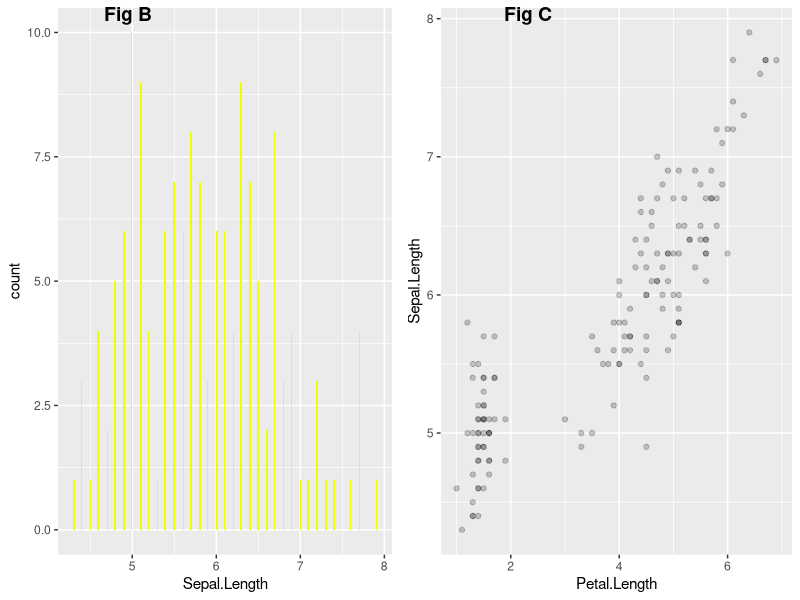
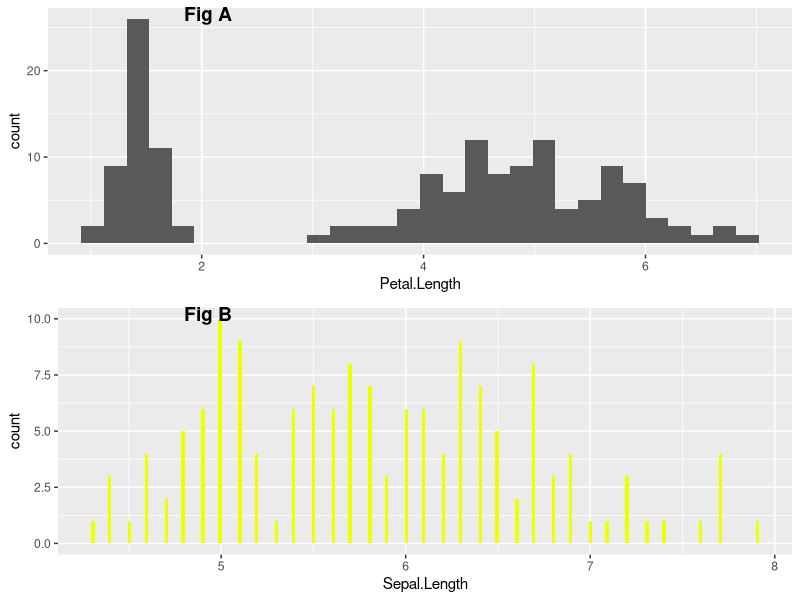

R code for these plots, in order:
  #installing the required library
  #install.packages('cowplot')
  
  
  #loading the required libraries
  library(cowplot)
  library(ggplot2)
  
  #building the first plot  
  
  plot_histogram_SL <- ggplot(iris) + 
    geom_histogram(aes(Sepal.Length), fill = "#eeff00", bins = 200)
  
  #building the second plot
  
  plot_histogram_PL <- ggplot(iris) + 
    geom_histogram(aes(Petal.Length))
  
  
  #building the third plot
  
  plot_histogram_PL_SL <- ggplot(iris,aes(Petal.Length, Sepal.Length)) + 
    geom_point(alpha = 0.2)
  
  
  #Arranging Multiple Plots in Columns
  
  plot_grid(plot_histogram_SL,
            plot_histogram_PL_SL,
            labels = c('Fig B','Fig C'),
            label_x = 0.2,
            ncol = 2)
  
  #Arranging Multiple Plots in Rows
  
  plot_grid(plot_histogram_PL,
            plot_histogram_SL,
            labels = c('Fig A','Fig B'),
            label_x = 0.2,
            nrow = 2)
  
  
